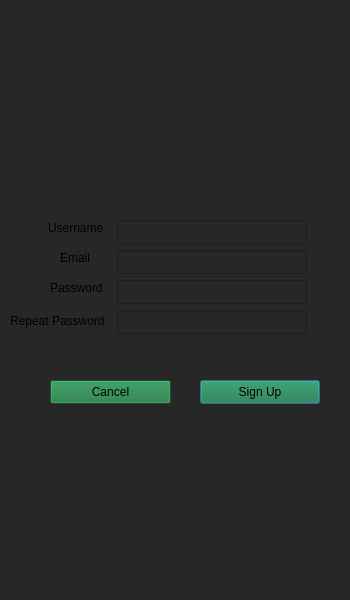
<?xml version="1.0" encoding="UTF-8"?>
<ui version="4.0">
 <class>Registration</class>
 <widget class="QDialog" name="Registration">
  <property name="geometry">
   <rect>
    <x>0</x>
    <y>0</y>
    <width>350</width>
    <height>600</height>
   </rect>
  </property>
  <property name="windowTitle">
   <string>0</string>
  </property>
  <property name="styleSheet">
   <string notr="true">
background-color: rgb(39, 39, 39);</string>
  </property>
  <widget class="QLineEdit" name="emailField">
   <property name="geometry">
    <rect>
     <x>117</x>
     <y>250</y>
     <width>190</width>
     <height>24</height>
    </rect>
   </property>
   <property name="maxLength">
    <number>64</number>
   </property>
  </widget>
  <widget class="QLabel" name="emailLabel">
   <property name="geometry">
    <rect>
     <x>60</x>
     <y>250</y>
     <width>33</width>
     <height>16</height>
    </rect>
   </property>
   <property name="styleSheet">
    <string notr="true">font: 57 italic 13pt &quot;Futura&quot;;</string>
   </property>
   <property name="text">
    <string>Email</string>
   </property>
  </widget>
  <widget class="QLineEdit" name="usernameField">
   <property name="geometry">
    <rect>
     <x>117</x>
     <y>220</y>
     <width>190</width>
     <height>24</height>
    </rect>
   </property>
   <property name="toolTip">
    <string>&lt;html&gt;&lt;head/&gt;&lt;body&gt;&lt;p&gt;Enter Username&lt;/p&gt;&lt;/body&gt;&lt;/html&gt;</string>
   </property>
   <property name="maxLength">
    <number>64</number>
   </property>
  </widget>
  <widget class="QLabel" name="userNameLabel">
   <property name="geometry">
    <rect>
     <x>48</x>
     <y>220</y>
     <width>62</width>
     <height>16</height>
    </rect>
   </property>
   <property name="styleSheet">
    <string notr="true">font: 57 italic 13pt &quot;Futura&quot;;</string>
   </property>
   <property name="text">
    <string>Username</string>
   </property>
  </widget>
  <widget class="QPushButton" name="signUpButton">
   <property name="geometry">
    <rect>
     <x>200</x>
     <y>380</y>
     <width>120</width>
     <height>24</height>
    </rect>
   </property>
   <property name="styleSheet">
    <string notr="true">background-color: qlineargradient(spread:pad, x1:0, y1:0, x2:1, y2:0, stop:1 rgba(100, 35, 35, 255));
font: 57 italic 13pt &quot;Futura&quot;;
background-color: rgb(24, 118, 63);</string>
   </property>
   <property name="text">
    <string>Sign Up</string>
   </property>
  </widget>
  <widget class="QPushButton" name="cancelButton">
   <property name="geometry">
    <rect>
     <x>50</x>
     <y>380</y>
     <width>121</width>
     <height>24</height>
    </rect>
   </property>
   <property name="styleSheet">
    <string notr="true">background-color: qlineargradient(spread:pad, x1:0, y1:0, x2:1, y2:0, stop:1 rgba(100, 35, 35, 255));
font: 57 italic 13pt &quot;Futura&quot;;
background-color: rgb(24, 118, 63);</string>
   </property>
   <property name="text">
    <string>Cancel</string>
   </property>
  </widget>
  <widget class="QLineEdit" name="passwordField">
   <property name="geometry">
    <rect>
     <x>117</x>
     <y>280</y>
     <width>190</width>
     <height>24</height>
    </rect>
   </property>
   <property name="toolTip">
    <string>&lt;html&gt;&lt;head/&gt;&lt;body&gt;&lt;p&gt;enter Password&lt;/p&gt;&lt;/body&gt;&lt;/html&gt;</string>
   </property>
   <property name="echoMode">
    <enum>QLineEdit::Password</enum>
   </property>
  </widget>
  <widget class="QLabel" name="passwordLabel">
   <property name="geometry">
    <rect>
     <x>50</x>
     <y>280</y>
     <width>58</width>
     <height>16</height>
    </rect>
   </property>
   <property name="styleSheet">
    <string notr="true">font: 57 italic 13pt &quot;Futura&quot;;</string>
   </property>
   <property name="text">
    <string>Password</string>
   </property>
  </widget>
  <widget class="QLineEdit" name="passRepeatField">
   <property name="geometry">
    <rect>
     <x>117</x>
     <y>310</y>
     <width>190</width>
     <height>24</height>
    </rect>
   </property>
  </widget>
  <widget class="QLabel" name="passRepeatLabel">
   <property name="geometry">
    <rect>
     <x>10</x>
     <y>310</y>
     <width>101</width>
     <height>21</height>
    </rect>
   </property>
   <property name="styleSheet">
    <string notr="true">font: 57 italic 13pt &quot;Futura&quot;;</string>
   </property>
   <property name="text">
    <string>Repeat Password</string>
   </property>
  </widget>
  <widget class="QLabel" name="label_2">
   <property name="geometry">
    <rect>
     <x>105</x>
     <y>20</y>
     <width>140</width>
     <height>140</height>
    </rect>
   </property>
   <property name="styleSheet">
    <string notr="true">background-image: url(:/images/Desktop/Снимок экрана 2020-10-25 в 14.38.00.png);</string>
   </property>
   <property name="text">
    <string/>
   </property>
  </widget>
 </widget>
 <resources/>
 <connections/>
</ui>
